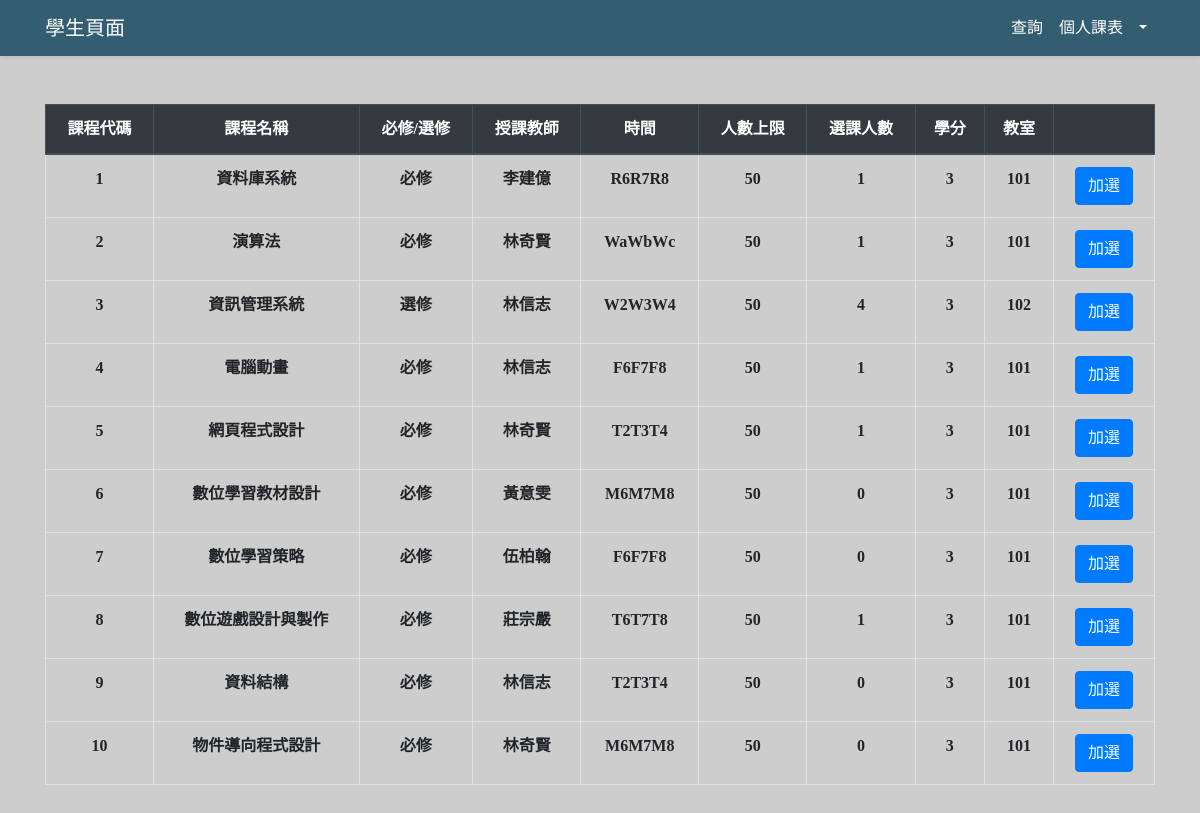
/student.php, run on the app's committed database.
### tables this page shows
CREATE TABLE `course` (
  `course_id` int(20) NOT NULL,
  `course_name` varchar(30) NOT NULL,
  `course_teacher` int(20) NOT NULL,
  `classroom_id` varchar(20) NOT NULL,
  `course_max` int(10) NOT NULL,
  `course_people` int(10) NOT NULL,
  `course_credit` int(10) NOT NULL,
  `course_time` varchar(30) NOT NULL,
  `course_required` varchar(20) NOT NULL
);

CREATE TABLE `user` (
  `id` int(20) NOT NULL,
  `account` varchar(30) NOT NULL,
  `password` varchar(30) NOT NULL,
  `admin` varchar(10) NOT NULL,
  `name` varchar(30) NOT NULL
);

### connect.php (called while the page is built, shortened)
<?php
function execute($selectConnection,$inputSQL)
{
  $tempResult = mysqli_query($selectConnection, $inputSQL);
  return $tempResult;
}
?>

### student.php (the view, shortened to what this page needs)
<!DOCTYPE html>
<html>
    <head>
        <link rel="stylesheet" href="https://stackpath.bootstrapcdn.com/bootstrap/4.5.2/css/bootstrap.min.css">
<body>
    <div id="app">
        <nav class="navbar navbar-expand-md navbar-light shadow-sm" style="background: #335D70;">
            <div class="container">
                <a href="student.php" class="navbar-brand text-white">學生頁面</a>
                <div class="collapse navbar-collapse" id="navbarSupportedContent">
                    <ul class="navbar-nav ml-auto text">
                        <li class="nav-item">
                            <a class="nav-link text-white" href="student_search.php">查詢</a>
                        </li>
                        <li class="nav-item">
                            <a class="nav-link text-white" href="student_timetable.php">個人課表</a>
                        </li>
                        <li class="nav-item dropdown" id="logout">
                            <a id="navbarDropdown" class="nav-link dropdown-toggle text-white text" href="#" role="button" data-toggle="dropdown" aria-haspopup="true" aria-expanded="false" v-pre><?php echo $_SESSION['name'] ?></a>
                        </li>
                    </ul>
                </div>
            </div>
        </nav>
        <main class="py-4">
            <div class="container">
                <?php
                require_once("connect.php");
                $myQuery = "SELECT * FROM course JOIN user on course_teacher=user.id";
                $myConnection = connectDB("localhost","root","123456","a");
                $myResult = execute($myConnection,$myQuery);
                echo '<table class="table table-bordered mt-4">
                <thead class="thead-dark">
                    <tr class="text-center">
                        <th scope="col">課程代碼</th>
                        <th scope="col">課程名稱</th>
                        <th scope="col">必修/選修</th>
                        <th scope="col">授課教師</th>
                        <th scope="col">時間</th>
                        <th scope="col">人數上限</th>
                        <th scope="col">選課人數</th>
                        <th scope="col">學分</th>
                        <th scope="col">教室</th>
                        <th scope="col"></th>
                    </tr>
                </thead>';
                while($row = mysqli_fetch_array($myResult)){
                    echo '<tr class="text-center">';
                    echo '<th scope="col">'.$row['course_id'].'</th>';
                    echo '<th scope="col">'.$row['course_name'].'</th>';
                    echo '<th scope="col">'.$row['course_required'].'</th>';
                    echo '<th scope="col">'.$row['name'].'</th>';
                    echo '<th scope="col">'.$row['course_time'].'</th>';
                    echo '<th scope="col">'.$row['course_max'].'</th>';
                    echo '<th scope="col">'.$row['course_people'].'</th>';
                    echo '<th scope="col">'.$row['course_credit'].'</th>';
                    echo '<th scope="col">'.$row['classroom_id'].'</th>';
                    echo '<th scope="col"><a class="btn btn-primary" href="student_addcourse.php?course_id=';
                    echo $row['course_id'];
                    echo '">加選</a>';
                    echo '<tr>';
                }
            ?>
            </div>
        </main>
    </div>
</body>
</html>

### student.php (style rules this page uses)
body { background-color: #cdcdcd; font-family:微軟正黑體; }

### data on the page
course: course_id "1", course_name "資料庫系統", course_required "必修", course_teacher.name "李建億", course_time "R6R7R8", course_max "50", course_people "1", course_credit "3", classroom "101"
course: course_id "2", course_name "演算法", course_required "必修", course_teacher.name "林奇賢", course_time "WaWbWc", course_max "50", course_people "1", course_credit "3", classroom "101"
course: course_id "3", course_name "資訊管理系統", course_required "選修", course_teacher.name "林信志", course_time "W2W3W4", course_max "50", course_people "4", course_credit "3", classroom "102"
course: course_id "4", course_name "電腦動畫", course_required "必修", course_teacher.name "林信志", course_time "F6F7F8", course_max "50", course_people "1", course_credit "3", classroom "101"
course: course_id "5", course_name "網頁程式設計", course_required "必修", course_teacher.name "林奇賢", course_time "T2T3T4", course_max "50", course_people "1", course_credit "3", classroom "101"
course: course_id "6", course_name "數位學習教材設計", course_required "必修", course_teacher.name "黃意雯", course_time "M6M7M8", course_max "50", course_people "0", course_credit "3", classroom "101"
course: course_id "7", course_name "數位學習策略", course_required "必修", course_teacher.name "伍柏翰", course_time "F6F7F8", course_max "50", course_people "0", course_credit "3", classroom "101"
course: course_id "8", course_name "數位遊戲設計與製作", course_required "必修", course_teacher.name "莊宗嚴", course_time "T6T7T8", course_max "50", course_people "1", course_credit "3", classroom "101"
course: course_id "9", course_name "資料結構", course_required "必修", course_teacher.name "林信志", course_time "T2T3T4", course_max "50", course_people "0", course_credit "3", classroom "101"
course: course_id "10", course_name "物件導向程式設計", course_required "必修", course_teacher.name "林奇賢", course_time "M6M7M8", course_max "50", course_people "0", course_credit "3", classroom "101"
